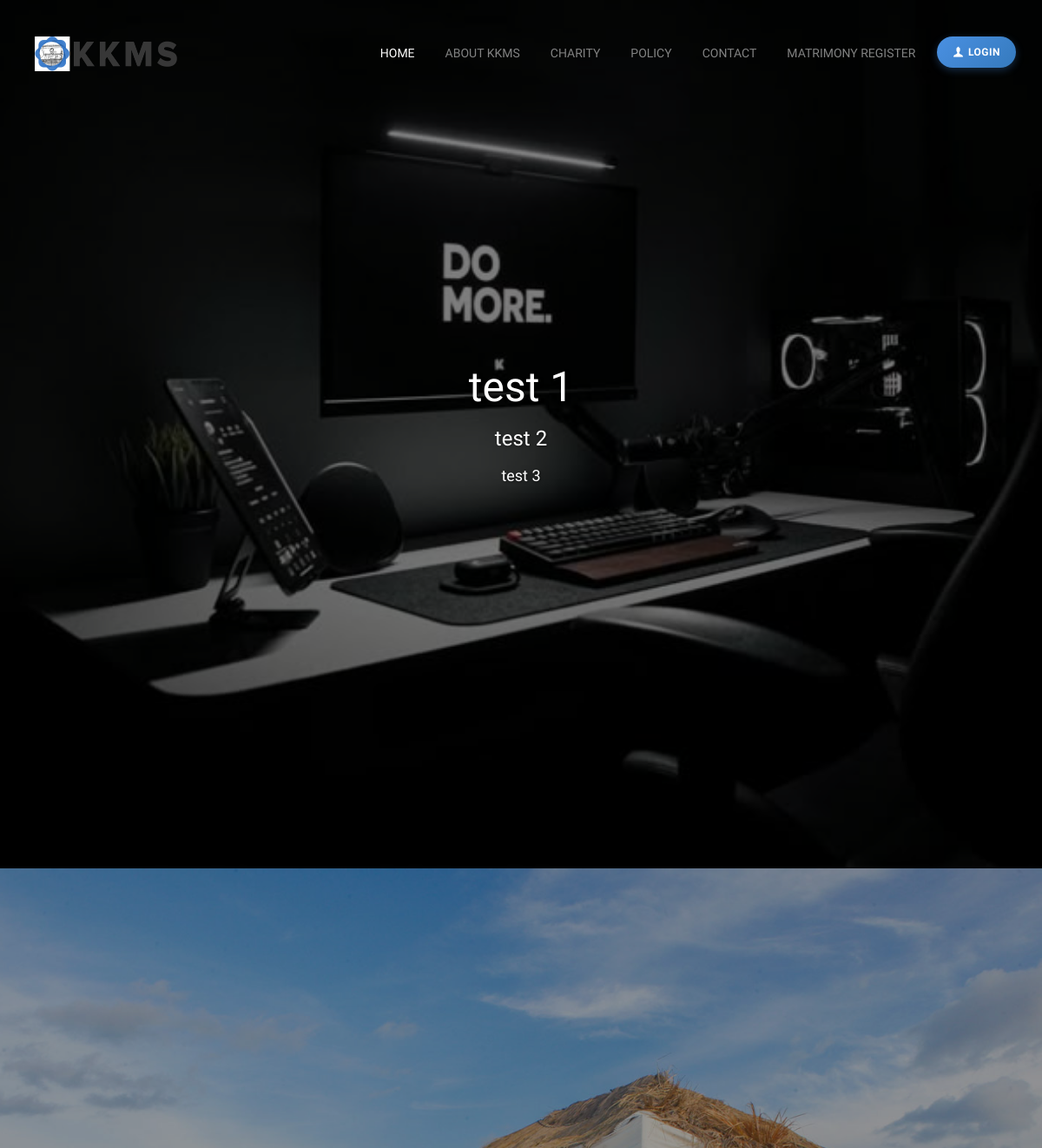
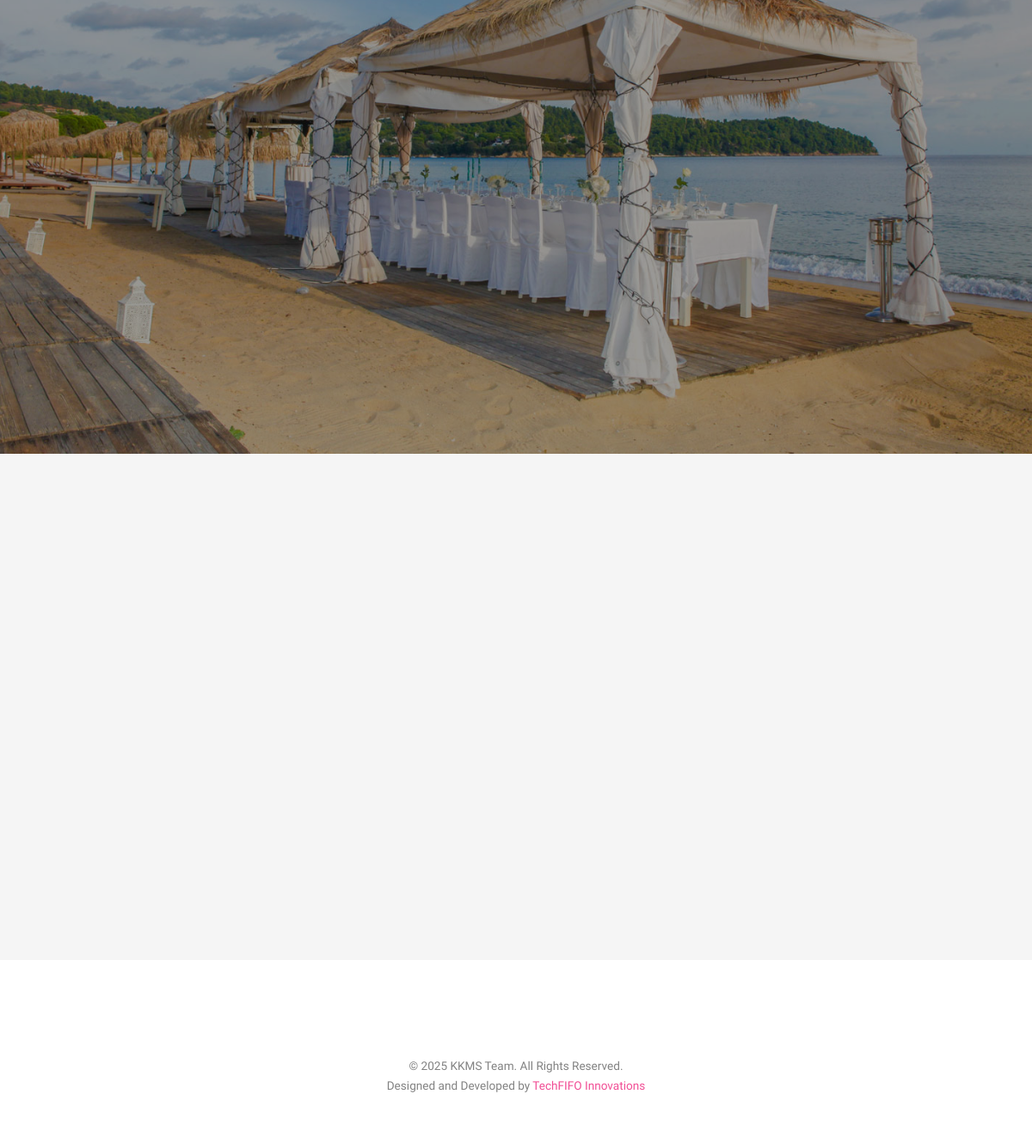
The page / on the database its author committed (2 pictures, top to bottom).
### accounts/models.py (models this page shows, shortened)
class Banners(models.Model):
    STATUS_CHOICES = (
        (0, "Inactive"),
        (1, "Active"),
    )
    banner_image = models.ImageField(upload_to="banner/", max_length=255)
    banner_text1 = models.CharField(max_length=100, blank=True, null=True)
    banner_text2 = models.CharField(max_length=250, blank=True, null=True)
    banner_text3 = models.TextField(blank=True, null=True)
    status = models.IntegerField(choices=STATUS_CHOICES, default=1)
    is_active= models.BooleanField(default=True)
    created_at = models.DateTimeField(auto_now_add=True)
    updated_at = models.DateTimeField(auto_now=True)

### accounts/views.py (the view)
# urls.py: path('', views.home, name="home"),
def home(request):
    latest_banner = Banners.objects.filter(status=1).order_by("-id").first()
    latest_news = NewsEvents.objects.filter(status=1).order_by("-id")[:3]  # latest 3 news
    return render(
        request,
        "accounts/index.html",
        {
            "banner": latest_banner,
            "news_articles": latest_news,
        },
    )

### templates/accounts/index.html (shortened to what this page needs)
{% load static %}
<!DOCTYPE html>
 <html class="no-js">
	<head>
	<link rel="stylesheet" href="{% static 'css/animate.css' %}">
	<link rel="stylesheet" href="{% static 'css/icomoon.css' %}">
	<link rel="stylesheet" href="{% static 'css/bootstrap.css' %}">
	<link rel="stylesheet" href="{% static 'css/magnific-popup.css' %}">
	<link rel="stylesheet" href="{% static 'css/owl.carousel.min.css' %}">
	<link rel="stylesheet" href="{% static 'css/owl.theme.default.min.css' %}">
	<link rel="stylesheet" href="{% static 'css/style.css' %}">
	</head>
	<body>
		<nav class="fh5co-nav" role="navigation">
			<div class="container">
				<div class="row">
					<div class="col-xs-2">
						<div id="fh5co-logo">
							<a href="{% url 'home' %}">
								<img src="{% static 'images/logo.png' %}" alt="KKMS Logo" style="height: 40px;">
							</a>
						</div>
					</div>
					<div class="col-xs-10 text-right menu-1">
						<ul>
							<li class="nav-item {% if request.resolver_match.url_name == 'home' %}active{% endif %}">
								<a class="nav-link" href="/">Home</a>
							</li>
							<li class="nav-item {% if request.resolver_match.url_name == 'about' %}active{% endif %}">
								<a class="nav-link" href="/about/">About KKMS</a>
							</li>
							<li class="nav-item {% if request.resolver_match.url_name == 'charity' %}active{% endif %}">
								<a class="nav-link" href="/charity/">Charity</a>
							</li>
							<li class="nav-item dropdown {% if request.resolver_match.url_name == 'privacy_policy' or request.resolver_match.url_name == 'terms' %}active{% endif %}">
								<a class="nav-link dropdown-toggle" href="#" id="policyDropdown" role="button" data-bs-toggle="dropdown" aria-expanded="false">
									Policy
								</a>
							</li>
							<li class="nav-item {% if request.resolver_match.url_name == 'contact' %}active{% endif %}">
								<a class="nav-link" href="/contact/">Contact</a>
							</li>
							<li class="nav-item {% if request.resolver_match.url_name == 'register' %}active{% endif %}">
								<a class="nav-link" href="/register-customer/">Matrimony Register</a>
							</li>
							<li class="nav-item login-btn-nav">
								<a href="/customer-login/" class="btn-login">
									<i class="icon-user"></i> Login
								</a>
							</li>
						</ul>
					</div>
				</div>
			</div>
		</nav>
		<section class="hero-section" style="background-image: url('{{ banner.banner_image.url }}');">
			<div class="container text-white">
				<h1>{{ banner.banner_text1 }}</h1>
				<p class="lead">{{ banner.banner_text2 }}</p>
				<p>{{ banner.banner_text3 }}</p>
			</div>
		</section>
		<div id="fh5co-event" class="fh5co-bg" style="background-image:url({% static 'images/img_bg_3.jpg' %});">
			<div class="overlay"></div>
			<div class="container">
				<div class="row">
				</div>
				<div class="row">
					<div class="display-t">
						<div class="display-tc">
							<div class="col-md-10 col-md-offset-1">
								{% for event in wedding_events %}
								<div class="col-md-6 col-sm-6 text-center">
									<div class="event-wrap animate-box">
										<h3>{{ event.name }}</h3>
										<div class="event-col">
											<i class="icon-clock"></i>
											<span>{{ event.start_time|time:"g:i A" }}</span>
											<span>{{ event.end_time|time:"g:i A" }}</span>
										</div>
										<div class="event-col">
											<i class="icon-calendar"></i>
											<span>{{ event.date|date:"l j" }}</span>
											<span>{{ event.date|date:"F, Y" }}</span>
										</div>
										<p>{{ event.description }}</p>
									</div>
								</div>
								{% empty %}
								<div class="col-md-6 col-sm-6 text-center">
								</div>
								<div class="col-md-6 col-sm-6 text-center">
								</div>
								{% endfor %}
							</div>
						</div>
					</div>
				</div>
			</div>
		</div>
		<div id="fh5co-news" class="fh5co-section-gray">
			<div class="container">
				<div class="row">
				</div>
				<div class="row row-bottom-padded-md">
					<div class="col-md-12">
						<div class="row">
						</div>
					</div>
				</div>
			</div>
		</div>
		<footer id="fh5co-footer" role="contentinfo">
			<div class="container">
				<div class="row copyright">
					<div class="col-md-12 text-center">
						<p>
							<small class="block">© {% now "Y" %} {{ about.author|default:"KKMS Team" }}. All Rights Reserved.</small>
							<small class="block">Designed and Developed by <a href="https://www.techfifoinnovations.com/" target="_blank">TechFIFO Innovations</a></small>
						</p>
					</div>
				</div>
			</div>
		</footer>
	</body>
</html>

### static/css/icomoon.css (style rules this page uses)
[class^="icon-"], [class*=" icon-"] { font-family: 'icomoon' !important; speak: none; font-style: normal; font-weight: normal; font-variant: normal; text-transform: none; line-height: 1; -webkit-font-smoothing: antialiased; -moz-osx-font-smoothing: grayscale; }
.icon-user:before { content: "\ea36"; }

### static/css/style.css (style rules this page uses)
body { font-family: "Work Sans", Arial, sans-serif; font-weight: 400; font-size: 16px; line-height: 1.7; color: #828282; background: #fff; }
a { color: #F14E95; -webkit-transition: 0.5s; -o-transition: 0.5s; transition: 0.5s; }
p { margin-bottom: 20px; }
h1, h2, h3, h4, h5, h6, figure { color: #000; font-family: "Work Sans", Arial, sans-serif; font-weight: 400; margin: 0 0 20px 0; }
.fh5co-nav { position: absolute; top: 0; margin: 0; padding: 0; width: 100%; padding: 40px 0; z-index: 1001; }
.fh5co-nav #fh5co-logo { font-size: 40px; margin: 0; padding: 0; line-height: 40px; font-family: "Sacramento", Arial, serif; }
.fh5co-nav a { padding: 5px 10px; color: #fff; }
.fh5co-nav ul { padding: 0; margin: 2px 0 0 0; }
.fh5co-nav ul li { padding: 0; margin: 0; list-style: none; display: inline; }
.fh5co-nav ul li a { font-size: 14px; padding: 30px 10px; text-transform: uppercase; color: rgba(255, 255, 255, 0.5); -webkit-transition: 0.5s; -o-transition: 0.5s; transition: 0.5s; }
.fh5co-nav ul li.active > a { color: #fff !important; }
#fh5co-counter, #fh5co-event, .fh5co-bg { background-size: cover; background-position: top center; background-repeat: no-repeat; position: relative; }
.fh5co-bg { background-position: center center; width: 100%; float: left; position: relative; }
#fh5co-counter, #fh5co-event { height: 850px; float: left; }
#fh5co-counter .display-t, #fh5co-counter .display-tc, #fh5co-event .display-t, #fh5co-event .display-tc { height: 700px; display: table; width: 100%; }
#fh5co-counter .overlay, #fh5co-event .overlay { position: absolute; top: 0; left: 0; right: 0; bottom: 0; background: rgba(0, 0, 0, 0.4); }
#fh5co-testimonial, #fh5co-services, #fh5co-started, #fh5co-footer, #fh5co-event, #fh5co-couple-story, #fh5co-couple, #fh5co-gallery, .fh5co-section { padding: 7em 0; clear: both; }
.fh5co-section-gray { background: rgba(0, 0, 0, 0.04); }
#fh5co-footer .copyright .block { display: block; }

### rows shown on the page
Banners: banner_image (picture), banner_text1 "test 1", banner_text2 "test 2", banner_text3 "test 3"

### other values the page prints
{{ about.author|default:"KKMS Team" }} "KKMS Team"
